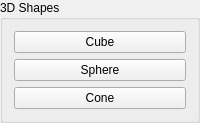
       <widget class="QGroupBox" name="groupBox_2">
        <property name="sizePolicy">
         <sizepolicy hsizetype="Minimum" vsizetype="Minimum">
          <horstretch>0</horstretch>
          <verstretch>0</verstretch>
         </sizepolicy>
        </property>
        <property name="palette">
         <palette>
          <active>
           <colorrole role="WindowText">
            <brush brushstyle="SolidPattern">
             <color alpha="255">
              <red>255</red>
              <green>255</green>
              <blue>255</blue>
             </color>
            </brush>
           </colorrole>
           <colorrole role="Button">
            <brush brushstyle="SolidPattern">
             <color alpha="255">
              <red>240</red>
              <green>240</green>
              <blue>240</blue>
             </color>
            </brush>
           </colorrole>
           <colorrole role="Light">
            <brush brushstyle="SolidPattern">
             <color alpha="255">
              <red>255</red>
              <green>255</green>
              <blue>255</blue>
             </color>
            </brush>
           </colorrole>
           <colorrole role="Midlight">
            <brush brushstyle="SolidPattern">
             <color alpha="255">
              <red>227</red>
              <green>227</green>
              <blue>227</blue>
             </color>
            </brush>
           </colorrole>
           <colorrole role="Dark">
            <brush brushstyle="SolidPattern">
             <color alpha="255">
              <red>160</red>
              <green>160</green>
              <blue>160</blue>
             </color>
            </brush>
           </colorrole>
           <colorrole role="Mid">
            <brush brushstyle="SolidPattern">
             <color alpha="255">
              <red>160</red>
              <green>160</green>
              <blue>160</blue>
             </color>
            </brush>
           </colorrole>
           <colorrole role="Text">
            <brush brushstyle="SolidPattern">
             <color alpha="255">
              <red>0</red>
              <green>0</green>
              <blue>0</blue>
             </color>
            </brush>
           </colorrole>
           <colorrole role="BrightText">
            <brush brushstyle="SolidPattern">
             <color alpha="255">
              <red>255</red>
              <green>255</green>
              <blue>255</blue>
             </color>
            </brush>
           </colorrole>
           <colorrole role="ButtonText">
            <brush brushstyle="SolidPattern">
             <color alpha="255">
              <red>0</red>
              <green>0</green>
              <blue>0</blue>
             </color>
            </brush>
           </colorrole>
           <colorrole role="Base">
            <brush brushstyle="SolidPattern">
             <color alpha="255">
              <red>255</red>
              <green>255</green>
              <blue>255</blue>
             </color>
            </brush>
           </colorrole>
           <colorrole role="Window">
            <brush brushstyle="SolidPattern">
             <color alpha="255">
              <red>64</red>
              <green>65</green>
              <blue>66</blue>
             </color>
            </brush>
           </colorrole>
           <colorrole role="Shadow">
            <brush brushstyle="SolidPattern">
             <color alpha="255">
              <red>105</red>
              <green>105</green>
              <blue>105</blue>
             </color>
            </brush>
           </colorrole>
           <colorrole role="Highlight">
            <brush brushstyle="SolidPattern">
             <color alpha="255">
              <red>0</red>
              <green>120</green>
              <blue>215</blue>
             </color>
            </brush>
           </colorrole>
           <colorrole role="HighlightedText">
            <brush brushstyle="SolidPattern">
             <color alpha="255">
              <red>255</red>
              <green>255</green>
              <blue>255</blue>
             </color>
            </brush>
           </colorrole>
           <colorrole role="Link">
            <brush brushstyle="SolidPattern">
             <color alpha="255">
              <red>0</red>
              <green>0</green>
              <blue>255</blue>
             </color>
            </brush>
           </colorrole>
           <colorrole role="LinkVisited">
            <brush brushstyle="SolidPattern">
             <color alpha="255">
              <red>255</red>
              <green>0</green>
              <blue>255</blue>
             </color>
            </brush>
           </colorrole>
           <colorrole role="AlternateBase">
            <brush brushstyle="SolidPattern">
             <color alpha="255">
              <red>245</red>
              <green>245</green>
              <blue>245</blue>
             </color>
            </brush>
           </colorrole>
           <colorrole role="NoRole">
            <brush brushstyle="NoBrush">
             <color alpha="255">
              <red>0</red>
              <green>0</green>
              <blue>0</blue>
             </color>
            </brush>
           </colorrole>
           <colorrole role="ToolTipBase">
            <brush brushstyle="SolidPattern">
             <color alpha="255">
              <red>255</red>
              <green>255</green>
              <blue>220</blue>
             </color>
            </brush>
           </colorrole>
           <colorrole role="ToolTipText">
            <brush brushstyle="SolidPattern">
             <color alpha="255">
              <red>0</red>
              <green>0</green>
              <blue>0</blue>
             </color>
            </brush>
           </colorrole>
           <colorrole role="PlaceholderText">
            <brush brushstyle="SolidPattern">
             <color alpha="128">
              <red>0</red>
              <green>0</green>
              <blue>0</blue>
             </color>
            </brush>
           </colorrole>
          </active>
          <inactive>
           <colorrole role="WindowText">
            <brush brushstyle="SolidPattern">
             <color alpha="255">
              <red>0</red>
              <green>0</green>
              <blue>0</blue>
             </color>
            </brush>
           </colorrole>
           <colorrole role="Button">
            <brush brushstyle="SolidPattern">
             <color alpha="255">
              <red>240</red>
              <green>240</green>
              <blue>240</blue>
             </color>
            </brush>
           </colorrole>
           <colorrole role="Light">
            <brush brushstyle="SolidPattern">
             <color alpha="255">
              <red>255</red>
              <green>255</green>
              <blue>255</blue>
             </color>
            </brush>
           </colorrole>
           <colorrole role="Midlight">
            <brush brushstyle="SolidPattern">
             <color alpha="255">
              <red>227</red>
              <green>227</green>
              <blue>227</blue>
             </color>
            </brush>
           </colorrole>
           <colorrole role="Dark">
            <brush brushstyle="SolidPattern">
             <color alpha="255">
              <red>160</red>
              <green>160</green>
              <blue>160</blue>
             </color>
            </brush>
           </colorrole>
           <colorrole role="Mid">
            <brush brushstyle="SolidPattern">
             <color alpha="255">
              <red>160</red>
              <green>160</green>
              <blue>160</blue>
             </color>
            </brush>
           </colorrole>
           <colorrole role="Text">
            <brush brushstyle="SolidPattern">
             <color alpha="255">
              <red>0</red>
              <green>0</green>
              <blue>0</blue>
             </color>
            </brush>
           </colorrole>
           <colorrole role="BrightText">
            <brush brushstyle="SolidPattern">
             <color alpha="255">
              <red>255</red>
              <green>255</green>
              <blue>255</blue>
             </color>
            </brush>
           </colorrole>
           <colorrole role="ButtonText">
            <brush brushstyle="SolidPattern">
             <color alpha="255">
              <red>0</red>
              <green>0</green>
              <blue>0</blue>
             </color>
            </brush>
           </colorrole>
           <colorrole role="Base">
            <brush brushstyle="SolidPattern">
             <color alpha="255">
              <red>255</red>
              <green>255</green>
              <blue>255</blue>
             </color>
            </brush>
           </colorrole>
           <colorrole role="Window">
            <brush brushstyle="SolidPattern">
             <color alpha="255">
              <red>240</red>
              <green>240</green>
              <blue>240</blue>
             </color>
            </brush>
           </colorrole>
           <colorrole role="Shadow">
            <brush brushstyle="SolidPattern">
             <color alpha="255">
              <red>105</red>
              <green>105</green>
              <blue>105</blue>
             </color>
            </brush>
           </colorrole>
           <colorrole role="Highlight">
            <brush brushstyle="SolidPattern">
             <color alpha="255">
              <red>240</red>
              <green>240</green>
              <blue>240</blue>
             </color>
            </brush>
           </colorrole>
           <colorrole role="HighlightedText">
            <brush brushstyle="SolidPattern">
             <color alpha="255">
              <red>0</red>
              <green>0</green>
              <blue>0</blue>
             </color>
            </brush>
           </colorrole>
           <colorrole role="Link">
            <brush brushstyle="SolidPattern">
             <color alpha="255">
              <red>0</red>
              <green>0</green>
              <blue>255</blue>
             </color>
            </brush>
           </colorrole>
           <colorrole role="LinkVisited">
            <brush brushstyle="SolidPattern">
             <color alpha="255">
              <red>255</red>
              <green>0</green>
              <blue>255</blue>
             </color>
            </brush>
           </colorrole>
           <colorrole role="AlternateBase">
            <brush brushstyle="SolidPattern">
             <color alpha="255">
              <red>245</red>
              <green>245</green>
              <blue>245</blue>
             </color>
            </brush>
           </colorrole>
           <colorrole role="NoRole">
            <brush brushstyle="NoBrush">
             <color alpha="255">
              <red>0</red>
              <green>0</green>
              <blue>0</blue>
             </color>
            </brush>
           </colorrole>
           <colorrole role="ToolTipBase">
            <brush brushstyle="SolidPattern">
             <color alpha="255">
              <red>255</red>
              <green>255</green>
              <blue>220</blue>
             </color>
            </brush>
           </colorrole>
           <colorrole role="ToolTipText">
            <brush brushstyle="SolidPattern">
             <color alpha="255">
              <red>0</red>
              <green>0</green>
              <blue>0</blue>
             </color>
            </brush>
           </colorrole>
           <colorrole role="PlaceholderText">
            <brush brushstyle="SolidPattern">
             <color alpha="128">
              <red>0</red>
              <green>0</green>
              <blue>0</blue>
             </color>
            </brush>
           </colorrole>
          </inactive>
          <disabled>
           <colorrole role="WindowText">
            <brush brushstyle="SolidPattern">
             <color alpha="255">
              <red>120</red>
              <green>120</green>
              <blue>120</blue>
             </color>
            </brush>
           </colorrole>
           <colorrole role="Button">
            <brush brushstyle="SolidPattern">
             <color alpha="255">
              <red>240</red>
              <green>240</green>
              <blue>240</blue>
             </color>
            </brush>
           </colorrole>
           <colorrole role="Light">
            <brush brushstyle="SolidPattern">
             <color alpha="255">
              <red>255</red>
              <green>255</green>
              <blue>255</blue>
             </color>
            </brush>
           </colorrole>
           <colorrole role="Midlight">
            <brush brushstyle="SolidPattern">
             <color alpha="255">
              <red>247</red>
              <green>247</green>
              <blue>247</blue>
             </color>
            </brush>
           </colorrole>
           <colorrole role="Dark">
            <brush brushstyle="SolidPattern">
             <color alpha="255">
              <red>160</red>
              <green>160</green>
              <blue>160</blue>
             </color>
            </brush>
           </colorrole>
           <colorrole role="Mid">
            <brush brushstyle="SolidPattern">
             <color alpha="255">
              <red>160</red>
              <green>160</green>
              <blue>160</blue>
             </color>
            </brush>
           </colorrole>
           <colorrole role="Text">
            <brush brushstyle="SolidPattern">
             <color alpha="255">
              <red>120</red>
              <green>120</green>
              <blue>120</blue>
             </color>
            </brush>
           </colorrole>
           <colorrole role="BrightText">
            <brush brushstyle="SolidPattern">
             <color alpha="255">
              <red>255</red>
              <green>255</green>
              <blue>255</blue>
             </color>
            </brush>
           </colorrole>
           <colorrole role="ButtonText">
            <brush brushstyle="SolidPattern">
             <color alpha="255">
              <red>120</red>
              <green>120</green>
              <blue>120</blue>
             </color>
            </brush>
           </colorrole>
           <colorrole role="Base">
            <brush brushstyle="SolidPattern">
             <color alpha="255">
              <red>240</red>
              <green>240</green>
              <blue>240</blue>
             </color>
            </brush>
           </colorrole>
           <colorrole role="Window">
            <brush brushstyle="SolidPattern">
             <color alpha="255">
              <red>64</red>
              <green>65</green>
              <blue>66</blue>
             </color>
            </brush>
           </colorrole>
           <colorrole role="Shadow">
            <brush brushstyle="SolidPattern">
             <color alpha="255">
              <red>0</red>
              <green>0</green>
              <blue>0</blue>
             </color>
            </brush>
           </colorrole>
           <colorrole role="Highlight">
            <brush brushstyle="SolidPattern">
             <color alpha="255">
              <red>0</red>
              <green>120</green>
              <blue>215</blue>
             </color>
            </brush>
           </colorrole>
           <colorrole role="HighlightedText">
            <brush brushstyle="SolidPattern">
             <color alpha="255">
              <red>255</red>
              <green>255</green>
              <blue>255</blue>
             </color>
            </brush>
           </colorrole>
           <colorrole role="Link">
            <brush brushstyle="SolidPattern">
             <color alpha="255">
              <red>0</red>
              <green>0</green>
              <blue>255</blue>
             </color>
            </brush>
           </colorrole>
           <colorrole role="LinkVisited">
            <brush brushstyle="SolidPattern">
             <color alpha="255">
              <red>255</red>
              <green>0</green>
              <blue>255</blue>
             </color>
            </brush>
           </colorrole>
           <colorrole role="AlternateBase">
            <brush brushstyle="SolidPattern">
             <color alpha="255">
              <red>245</red>
              <green>245</green>
              <blue>245</blue>
             </color>
            </brush>
           </colorrole>
           <colorrole role="NoRole">
            <brush brushstyle="NoBrush">
             <color alpha="255">
              <red>0</red>
              <green>0</green>
              <blue>0</blue>
             </color>
            </brush>
           </colorrole>
           <colorrole role="ToolTipBase">
            <brush brushstyle="SolidPattern">
             <color alpha="255">
              <red>255</red>
              <green>255</green>
              <blue>220</blue>
             </color>
            </brush>
           </colorrole>
           <colorrole role="ToolTipText">
            <brush brushstyle="SolidPattern">
             <color alpha="255">
              <red>0</red>
              <green>0</green>
              <blue>0</blue>
             </color>
            </brush>
           </colorrole>
           <colorrole role="PlaceholderText">
            <brush brushstyle="SolidPattern">
             <color alpha="128">
              <red>0</red>
              <green>0</green>
              <blue>0</blue>
             </color>
            </brush>
           </colorrole>
          </disabled>
         </palette>
        </property>
        <property name="title">
         <string>3D Shapes</string>
        </property>
        <layout class="QVBoxLayout" name="verticalLayout_3">
         <item>
          <layout class="QVBoxLayout" name="verticalLayout_4">
           <item>
            <widget class="QPushButton" name="addCubeButton">
             <property name="text">
              <string>Cube</string>
             </property>
            </widget>
           </item>
           <item>
            <widget class="QPushButton" name="addSphereButton">
             <property name="text">
              <string>Sphere</string>
             </property>
            </widget>
           </item>
           <item>
            <widget class="QPushButton" name="addConeButton">
             <property name="text">
              <string>Cone</string>
             </property>
            </widget>
           </item>
          </layout>
         </item>
        </layout>
       </widget>
